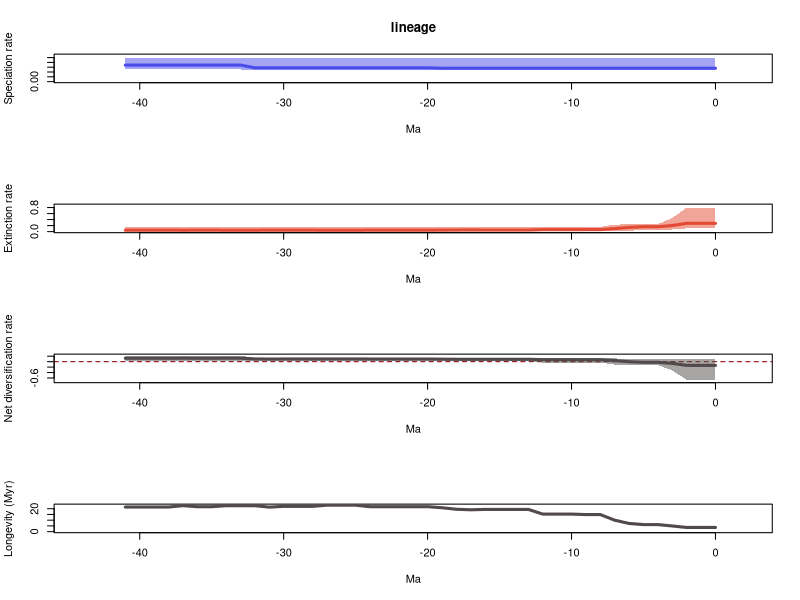

Write the R code that produced this figure.
# 1 files combined:
# 	D:\My Documents\My Papers\conferences\SAA2018\modelextinctionideas\pyrate_mcmc_logs/lineage_pyrate_data_0_BD_marginal_rates.log

# 95% HPDs calculated using code from Biopy (https://www.cs.auckland.ac.nz/~yhel002/biopy/)

file_path=paste0(getwd(), '/', quote(lineage_pyrate_data_0_BD_marginal_rates))


pdf(file=paste0(file_path, '_RTT.pdf'),width=0.6*9,height=16.8)
par(mfrow=c(4,1))
library(scales)
L_hpd_m95=c(0.118984925417886, 0.118984925417886,0.118984925417886,0.118984925417886,0.118984925417886,0.118984925417886,0.118984925417886,0.118984925417886,0.118984925417886,0.118984925417886,0.118984925417886,0.118984925417886,0.118984925417886,0.118984925417886,0.118984925417886,0.118984925417886,0.118984925417886,0.118984925417886,0.118984925417886,0.118984925417886,0.118984925417886,0.118984925417886,0.118984925417886,0.118984925417886,0.118984925417886,0.118984925417886,0.118984925417886,0.118984925417886,0.118984925417886,0.118984925417886,0.118984925417886,0.118984925417886,0.118984925417886,0.126413048042145,0.126413048042145,0.126413048042145,0.126413048042145,0.126413048042145,0.126413048042145,0.126413048042145,0.126413048042145,0.126413048042145)
L_hpd_M95=c(0.249989221579806, 0.249989221579806,0.249989221579806,0.249989221579806,0.249989221579806,0.249989221579806,0.249989221579806,0.249989221579806,0.249989221579806,0.249989221579806,0.249989221579806,0.249989221579806,0.249989221579806,0.249989221579806,0.249989221579806,0.249989221579806,0.249989221579806,0.249989221579806,0.249989221579806,0.249989221579806,0.249989221579806,0.249989221579806,0.249989221579806,0.249989221579806,0.249989221579806,0.249989221579806,0.249989221579806,0.249989221579806,0.249989221579806,0.249989221579806,0.249989221579806,0.249989221579806,0.249989221579806,0.249989221579806,0.249989221579806,0.249989221579806,0.249989221579806,0.249989221579806,0.249989221579806,0.249989221579806,0.249989221579806,0.249989221579806)
M_hpd_m95=c(0.10724965212778, 0.10724965212778,0.10724965212778,0.071441736878582,0.052996192224562,0.052996192224562,0.028852372339246,0.016638044036367,0.014016462643812,0.014016462643812,0.014016462643812,0.014016462643812,0.014016462643812,0.014016462643812,0.014016462643812,0.014016462643812,0.014016462643812,0.014016462643812,0.014016462643812,0.014016462643812,0.014016462643812,0.014016462643812,0.014016462643812,0.014016462643812,0.014016462643812,0.007808166370102,0.007808166370102,0.007808166370102,0.007808166370102,0.007808166370102,0.007808166370102,0.007808166370102,0.007808166370102,0.007808166370102,0.007808166370102,0.007808166370102,0.007808166370102,0.007808166370102,0.007808166370102,0.007808166370102,0.007808166370102,0.007808166370102)
M_hpd_M95=c(0.798312498095988, 0.798312498095988,0.798312498095988,0.449081163718753,0.253037916621907,0.253037916621907,0.242779860943625,0.233573051868133,0.156194643814957,0.156194643814957,0.156194643814957,0.156194643814957,0.156194643814957,0.151565283228563,0.151565283228563,0.151565283228563,0.151565283228563,0.151565283228563,0.151565283228563,0.151565283228563,0.151565283228563,0.151565283228563,0.151565283228563,0.151565283228563,0.151565283228563,0.151565283228563,0.151565283228563,0.151565283228563,0.151565283228563,0.151565283228563,0.151565283228563,0.151565283228563,0.151565283228563,0.151565283228563,0.151565283228563,0.151565283228563,0.151565283228563,0.151565283228563,0.151565283228563,0.151565283228563,0.151565283228563,0.151565283228563)
R_hpd_m95=c(-0.66602572485718, -0.66602572485718,-0.66602572485718,-0.325993678458258,-0.121536489956074,-0.121536489956074,-0.111197658853093,-0.11030074739698,-0.032262554804792,-0.032262554804792,-0.032262554804792,-0.032262554804792,-0.032262554804792,0.02145105080656,0.02145105080656,0.02145105080656,0.02145105080656,0.02145105080656,0.02145105080656,0.02145105080656,0.02145105080656,0.02145105080656,0.02145105080656,0.02145105080656,0.02145105080656,0.02145105080656,0.02145105080656,0.02145105080656,0.02145105080656,0.02145105080656,0.02145105080656,0.02145105080656,0.02145105080656,0.02145105080656,0.02145105080656,0.02145105080656,0.02145105080656,0.02145105080656,0.02145105080656,0.02145105080656,0.02145105080656,0.02145105080656)
R_hpd_M95=c(0.098423938351242, 0.098423938351242,0.098423938351242,0.098423938351242,0.098423938351242,0.098423938351242,0.102649054326587,0.118687386461952,0.118687386461952,0.118687386461952,0.118687386461952,0.118687386461952,0.118687386461952,0.118687386461952,0.118687386461952,0.118687386461952,0.118687386461952,0.118687386461952,0.118687386461952,0.118687386461952,0.150678553390675,0.150678553390675,0.150678553390675,0.150678553390675,0.150678553390675,0.150678553390675,0.150678553390675,0.150678553390675,0.130688560486435,0.130688560486435,0.130688560486435,0.118687386461952,0.143070000443643,0.216456219403929,0.216456219403929,0.216456219403929,0.216456219403929,0.216456219403929,0.216456219403929,0.216456219403929,0.216456219403929,0.216456219403929)
L_mean=c(0.139349340711895, 0.139349340711895,0.139349340711895,0.139349340711895,0.139349340711895,0.139349340711895,0.139349340711895,0.139349340711895,0.139349340711895,0.139349340711895,0.139349340711895,0.139349340711895,0.139349340711895,0.139349340711895,0.139349340711895,0.139349340711895,0.139349340711895,0.139349340711895,0.139349340711895,0.139349340711895,0.143555361488776,0.143555361488776,0.143555361488776,0.143555361488776,0.143555361488776,0.143555361488776,0.143555361488776,0.143555361488776,0.143555361488776,0.143555361488776,0.143555361488776,0.143555361488776,0.143555361488776,0.172033888870727,0.172033888870727,0.172033888870727,0.172033888870727,0.172033888870727,0.172033888870727,0.172033888870727,0.172033888870727,0.172033888870727)
M_mean=c(0.275374379628385, 0.275374379628385,0.275374379628385,0.202687303506644,0.163078806357225,0.163078806357225,0.140660251928959,0.100318376518084,0.067183198602118,0.067183198602118,0.065340941091454,0.065340941091454,0.065340941091454,0.051573293713219,0.051573293713219,0.051573293713219,0.051573293713219,0.052452529010163,0.051252851048788,0.047947010555402,0.045928702205623,0.045928702205623,0.045985459714209,0.045985459714209,0.045985459714209,0.043317969154934,0.043317969154934,0.043317969154934,0.045316968445358,0.045316968445358,0.045316968445358,0.046774743790717,0.044177500050829,0.044177500050829,0.044177500050829,0.045972582422434,0.045972582422434,0.044100754904493,0.046608682387903,0.046608682387903,0.046608682387903,0.046608682387903)
R_mean=c(-0.13602503891649, -0.13602503891649,-0.13602503891649,-0.063337962794749,-0.02372946564533,-0.02372946564533,-0.001310911217064,0.039030964193811,0.072166142109777,0.072166142109777,0.074008399620441,0.074008399620441,0.074008399620441,0.087776046998677,0.087776046998677,0.087776046998677,0.087776046998677,0.086896811701732,0.088096489663107,0.091402330156493,0.097626659283153,0.097626659283153,0.097569901774567,0.097569901774567,0.097569901774567,0.100237392333841,0.100237392333841,0.100237392333841,0.098238393043417,0.098238393043417,0.098238393043417,0.096780617698058,0.099377861437947,0.127856388819899,0.127856388819899,0.126061306448293,0.126061306448293,0.127933133966234,0.125425206482825,0.125425206482825,0.125425206482825,0.125425206482825)
trans=0.5
age=(0:(42-1))* -1
plot(age,age,type = 'n', ylim = c(0, 0.27498814373778663), xlim = c(-44.1,2.1), ylab = 'Speciation rate', xlab = 'Ma',main='lineage' )
polygon(c(age, rev(age)), c(L_hpd_M95, rev(L_hpd_m95)), col = alpha("#4c4cec",trans), border = NA)
lines(rev(age), rev(L_mean), col = "#4c4cec", lwd=3)
plot(age,age,type = 'n', ylim = c(0, 0.8781437479055869), xlim = c(-44.1,2.1), ylab = 'Extinction rate', xlab = 'Ma' )
polygon(c(age, rev(age)), c(M_hpd_M95, rev(M_hpd_m95)), col = alpha("#e34a33",trans), border = NA)
lines(rev(age), rev(M_mean), col = "#e34a33", lwd=3)
plot(age,age,type = 'n', ylim = c(-0.7326282973428981, 0.2381018413443219), xlim = c(-44.1,2.1), ylab = 'Net diversification rate', xlab = 'Ma' )
abline(h=0,lty=2,col="darkred")
polygon(c(age, rev(age)), c(R_hpd_M95, rev(R_hpd_m95)), col = alpha("#504A4B",trans), border = NA)
lines(rev(age), rev(R_mean), col = "#504A4B", lwd=3)
plot(age,age,type = 'n', ylim = c(0, max(1/M_mean, na.rm = TRUE)), xlim = c(-44.1,2.1), ylab = 'Longevity (Myr)', xlab = 'Ma' )
lines(rev(age), rev(1/M_mean), col = "#504A4B", lwd=3)
n <- dev.off()

